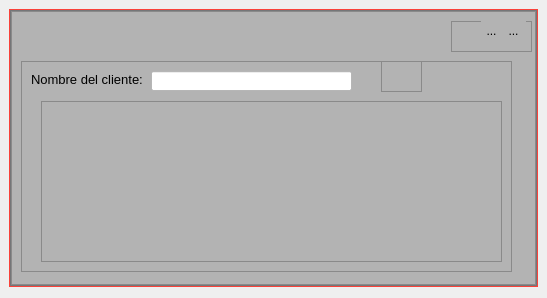
<?xml version="1.0" encoding="UTF-8"?>
<ui version="4.0">
 <class>consulta_cliente</class>
 <widget class="QWidget" name="consulta_cliente">
  <property name="geometry">
   <rect>
    <x>0</x>
    <y>0</y>
    <width>547</width>
    <height>298</height>
   </rect>
  </property>
  <property name="windowTitle">
   <string>Form</string>
  </property>
  <property name="styleSheet">
   <string notr="true"/>
  </property>
  <layout class="QVBoxLayout" name="verticalLayout">
   <property name="leftMargin">
    <number>9</number>
   </property>
   <property name="topMargin">
    <number>9</number>
   </property>
   <property name="rightMargin">
    <number>9</number>
   </property>
   <item>
    <widget class="QFrame" name="central_frame">
     <property name="styleSheet">
      <string notr="true">QWidget#central_frame{border: 1px solid rgb(249,66,58);}</string>
     </property>
     <property name="frameShape">
      <enum>QFrame::StyledPanel</enum>
     </property>
     <property name="frameShadow">
      <enum>QFrame::Raised</enum>
     </property>
     <layout class="QVBoxLayout" name="verticalLayout_2">
      <property name="spacing">
       <number>0</number>
      </property>
      <property name="leftMargin">
       <number>0</number>
      </property>
      <property name="topMargin">
       <number>0</number>
      </property>
      <property name="rightMargin">
       <number>0</number>
      </property>
      <property name="bottomMargin">
       <number>0</number>
      </property>
      <item>
       <widget class="QFrame" name="background_frame">
        <property name="styleSheet">
         <string notr="true">background-color: rgb(151, 153, 155);

</string>
        </property>
        <property name="frameShape">
         <enum>QFrame::StyledPanel</enum>
        </property>
        <property name="frameShadow">
         <enum>QFrame::Raised</enum>
        </property>
        <layout class="QVBoxLayout" name="verticalLayout_3">
         <property name="spacing">
          <number>0</number>
         </property>
         <property name="leftMargin">
          <number>0</number>
         </property>
         <property name="topMargin">
          <number>0</number>
         </property>
         <property name="rightMargin">
          <number>0</number>
         </property>
         <property name="bottomMargin">
          <number>0</number>
         </property>
         <item>
          <widget class="QFrame" name="contenido_frame">
           <property name="styleSheet">
            <string notr="true">background-color: rgb(179, 179, 179)</string>
           </property>
           <property name="frameShape">
            <enum>QFrame::StyledPanel</enum>
           </property>
           <property name="frameShadow">
            <enum>QFrame::Raised</enum>
           </property>
           <widget class="QFrame" name="botones_frame">
            <property name="geometry">
             <rect>
              <x>440</x>
              <y>10</y>
              <width>81</width>
              <height>31</height>
             </rect>
            </property>
            <property name="frameShape">
             <enum>QFrame::StyledPanel</enum>
            </property>
            <property name="frameShadow">
             <enum>QFrame::Raised</enum>
            </property>
            <widget class="QToolButton" name="minimizar">
             <property name="geometry">
              <rect>
               <x>30</x>
               <y>0</y>
               <width>21</width>
               <height>20</height>
              </rect>
             </property>
             <property name="styleSheet">
              <string notr="true">border-style: solid;
border-with 0px;</string>
             </property>
             <property name="text">
              <string>...</string>
             </property>
             <property name="icon">
              <iconset>
               <normaloff>../iconos/icons/minimize-window.png</normaloff>../iconos/icons/minimize-window.png</iconset>
             </property>
             <property name="iconSize">
              <size>
               <width>25</width>
               <height>25</height>
              </size>
             </property>
            </widget>
            <widget class="QToolButton" name="maximizar">
             <property name="geometry">
              <rect>
               <x>50</x>
               <y>0</y>
               <width>25</width>
               <height>19</height>
              </rect>
             </property>
             <property name="styleSheet">
              <string notr="true">border-style: solid;
border-with 0px;</string>
             </property>
             <property name="text">
              <string>...</string>
             </property>
             <property name="icon">
              <iconset>
               <normaloff>../iconos/icons/close-window.png</normaloff>../iconos/icons/close-window.png</iconset>
             </property>
             <property name="iconSize">
              <size>
               <width>25</width>
               <height>25</height>
              </size>
             </property>
            </widget>
           </widget>
           <widget class="QFrame" name="tabla_frame">
            <property name="geometry">
             <rect>
              <x>10</x>
              <y>50</y>
              <width>491</width>
              <height>211</height>
             </rect>
            </property>
            <property name="frameShape">
             <enum>QFrame::StyledPanel</enum>
            </property>
            <property name="frameShadow">
             <enum>QFrame::Raised</enum>
            </property>
            <widget class="QLabel" name="titulo_cliente">
             <property name="geometry">
              <rect>
               <x>10</x>
               <y>10</y>
               <width>121</width>
               <height>16</height>
              </rect>
             </property>
             <property name="font">
              <font>
               <pointsize>10</pointsize>
              </font>
             </property>
             <property name="text">
              <string>Nombre del cliente:</string>
             </property>
            </widget>
            <widget class="QLineEdit" name="ingre_nombre">
             <property name="geometry">
              <rect>
               <x>130</x>
               <y>10</y>
               <width>201</width>
               <height>20</height>
              </rect>
             </property>
             <property name="styleSheet">
              <string notr="true">background-color:white
</string>
             </property>
            </widget>
            <widget class="QTableWidget" name="tabla_clientes">
             <property name="geometry">
              <rect>
               <x>20</x>
               <y>40</y>
               <width>461</width>
               <height>161</height>
              </rect>
             </property>
             <property name="rowCount">
              <number>4</number>
             </property>
             <attribute name="horizontalHeaderVisible">
              <bool>true</bool>
             </attribute>
             <attribute name="horizontalHeaderHighlightSections">
              <bool>true</bool>
             </attribute>
             <attribute name="horizontalHeaderStretchLastSection">
              <bool>true</bool>
             </attribute>
             <attribute name="verticalHeaderVisible">
              <bool>false</bool>
             </attribute>
             <row>
              <property name="text">
               <string/>
              </property>
             </row>
             <row>
              <property name="text">
               <string/>
              </property>
             </row>
             <row/>
             <row/>
            </widget>
            <widget class="QPlainTextEdit" name="plainTextEdit">
             <property name="geometry">
              <rect>
               <x>360</x>
               <y>0</y>
               <width>41</width>
               <height>31</height>
              </rect>
             </property>
            </widget>
           </widget>
          </widget>
         </item>
        </layout>
       </widget>
      </item>
     </layout>
    </widget>
   </item>
  </layout>
 </widget>
 <resources/>
 <connections/>
</ui>
